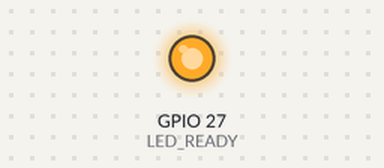
The sketch below on a simulated ESP32. On the bench: output pins drawn as LEDs (lit = HIGH). WiFi joins after 1.5 s; servers stay silent unless stated; the local clock reads 2024-03-15 10:24:30 at power-on unless the sketch sets it; random numbers use the default seed unless the sketch sets one; what the sketch prints to the serial monitor is not drawn.

Above: at 1.0 s.
At 3.0 s:
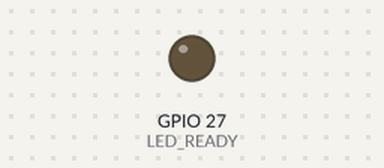
Timing chart, 0 to 5.2 s (numbered marks = the images above):
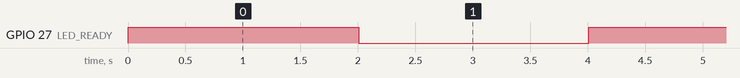

The sketch:

Matrix-310-Burn-In.ino
```cpp
#include "src/Artila-Matrix310.h"
#include <freertos/FreeRTOS.h>
#include <freertos/task.h>
// #include <time.h>
#include <WiFi.h>
#include <Ethernet.h>


void wifiConnect() {
  const char *ssid = "Artila";
  const char *password = "CF25B34315";
  Serial.print("Connecting to ");
  Serial.println(ssid);
  WiFi.begin(ssid, password);
  //reconnect every 10sec
  unsigned long startTime = millis();
  while (WiFi.status() != WL_CONNECTED) {
    vTaskDelay(500 / portTICK_PERIOD_MS);
    Serial.print(".");
    if (WiFi.status() == WL_CONNECTED) {
      break;
    }
    if (millis() - startTime > 10000) {
      break;
    }
  }
  if (WiFi.status() != WL_CONNECTED) {
    Serial.println("WiFi connect fail");
  }
}
void ethConnect() {
  byte mac[] = { 0x98, 0xf4, 0xab, 0x17, 0x24, 0xc5 };
  Ethernet.init(LAN_CS);
  // start the Ethernet connection:
  Serial.println("Initialize Ethernet with DHCP:");
  //Matrix310 tries connecting the internet with DHCP
  //reconnect every 10sec
  unsigned long connectTimeout = 10000;
  if (Ethernet.begin(mac, connectTimeout) == 0) {
    //Fail to use DHCP
    Serial.println("Failed to configure Ethernet using DHCP");
    // Check for Ethernet hardware present
    if (Ethernet.hardwareStatus() == EthernetNoHardware) {
      Serial.println("Ethernet shield was not found.  Sorry, can't run without hardware. :(");
    }
    if (Ethernet.linkStatus() == LinkOFF) {
      Serial.println("Ethernet cable is not connected.");
    } else {
      Serial.println("Ethernet connect fail");
    }
  } else {  //Matrix310 already connect to the internet
    Serial.print("  DHCP assigned IP ");
    Serial.println(Ethernet.localIP());
  }
}
void taskLED(void *pvParam) {
  pinMode(LED_READY, OUTPUT);  // pin 27
  while (1) {
    digitalWrite(LED_READY, HIGH);  // turn the LED on (HIGH is the voltage level)
    vTaskDelay(2000/ portTICK_PERIOD_MS);
    digitalWrite(LED_READY, LOW);  // turn the LED off by making the voltage LOW
    vTaskDelay(2000/ portTICK_PERIOD_MS);
  }
}
void taskConnect(void *pvParam) {
  while (1) {
    wifiConnect();
    ethConnect();
  }
}
void taskCpuRun(void *pvParam) {
  unsigned long startTime = millis();
  unsigned long printRandom = millis();
  while (1) {
    srand(time(NULL));
    vTaskDelay(1000/ portTICK_PERIOD_MS);
    int x = rand();
    if (millis() - printRandom >= 5000) {
      Serial.printf("x = %d\n", x);
      printRandom = millis();
    }
    //reboot every 5min(300sec)
    if (millis() - startTime > 300000) {
      Serial.println("reboot");
      ESP.restart();
    }
  }
}

void setup() {
  const char *version = "v0.1.0";
  Serial.begin(115200);
  Serial.printf("Version: %s\n", version);
  Serial.println("Burn in start!");

  xTaskCreate(taskLED, "LED blink task", 2048, NULL, 1, NULL);
  xTaskCreate(taskConnect, "Connection task", 2048, NULL, 1, NULL);
  xTaskCreate(taskCpuRun, "Cpu run", 2048, NULL, 1, NULL);
}

void loop() {
}
```

Artila-Matrix310.h
```cpp
/*
 *   (C) Artila Electronics Co., Ltd. All Rights Reserved.
 *       Date: 2022.06.10
 */

#define LIB_VERSION "0.1.0"

// LED
#define LED_READY   27
#define LED_WIFI    21

//LAN
#define LAN_SCLK    18
#define LAN_MISO    19
#define LAN_MOSI    23
#define LAN_CS      5
#define LAN_RST     22

// SD Card
#define SD_MISO     12
#define SD_MOSI     13
#define SD_SCK      14
#define SD_CS       15

// DIO
#define DO1         25
#define DI1         36
#define DI2         39

// Switch
#define SW_1        34
#define SW_2        26
#define SW_4        35

// RS-485
#define COM1_RX     16//out
#define COM1_TX     17//in
#define COM1_RTS    4//request to send

// RS-232
#define COM2_RX     33
#define COM2_TX     32
```

Measured:
- by itself, GPIO 27 (LED_READY): alternates HIGH for 2.0 s and LOW for 2.0 s
